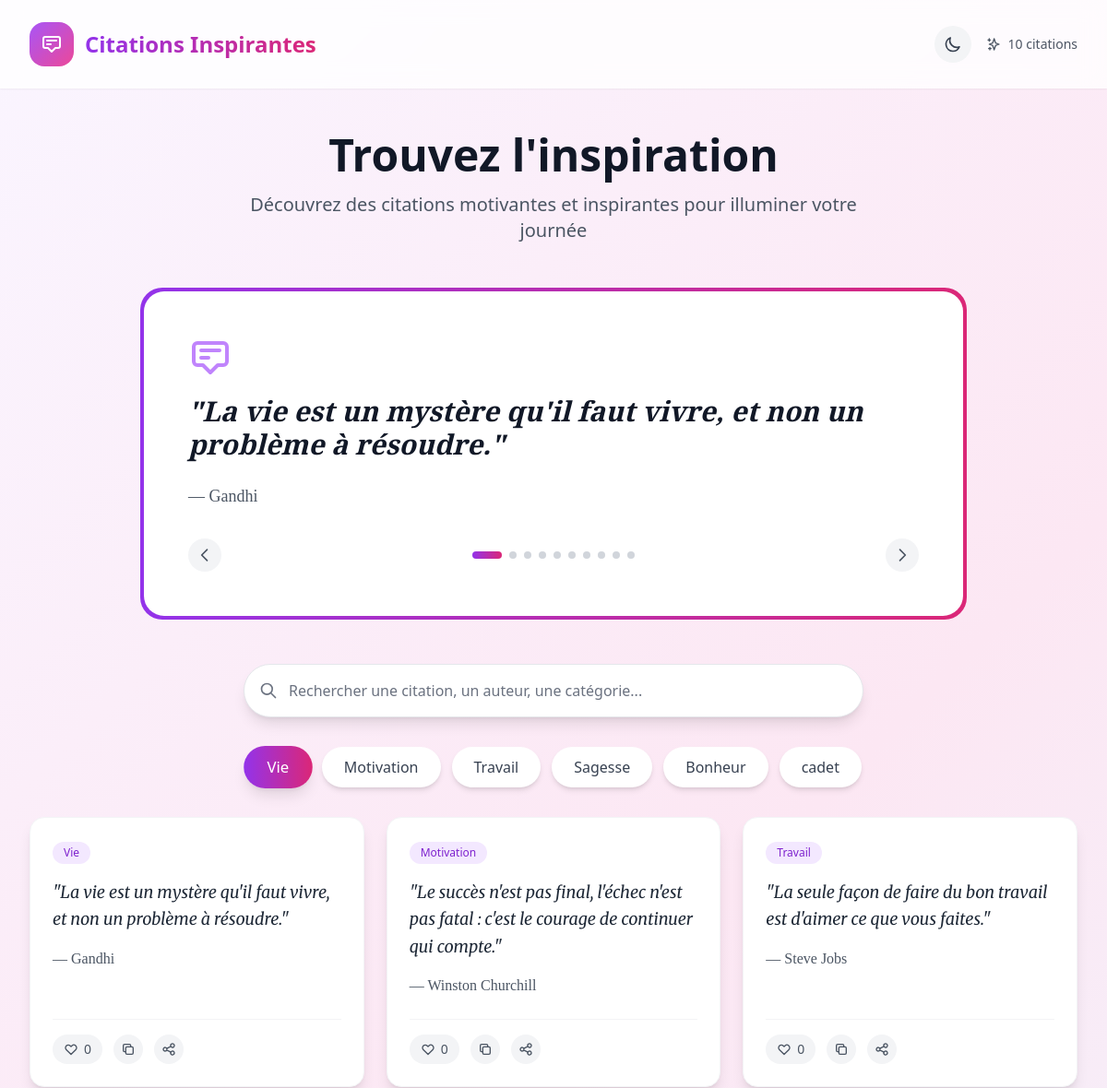
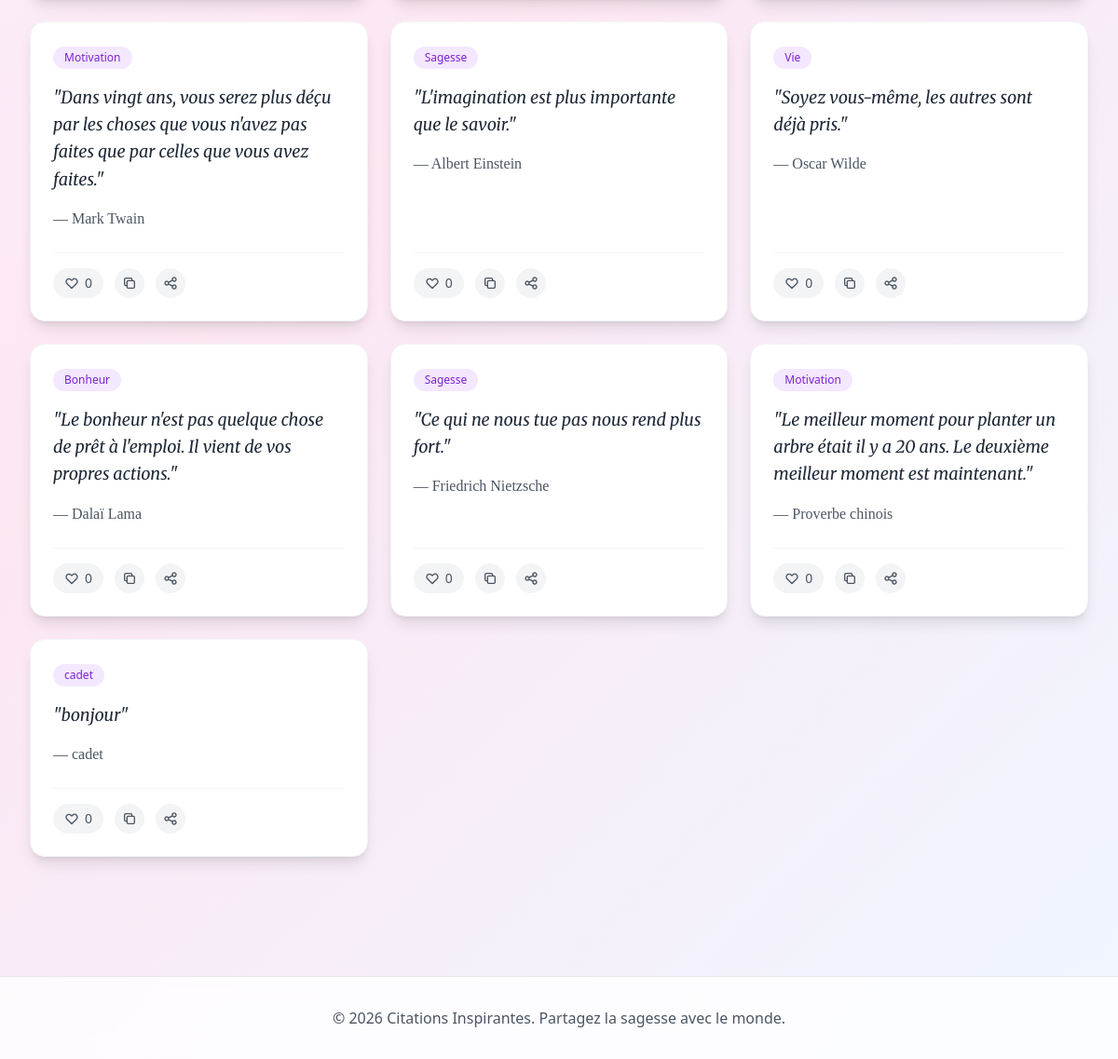
The page / on the database its author committed (2 pictures, top to bottom).
### quotes/models.py (models this page shows, shortened)
class Quote(models.Model):
    text = models.TextField()
    author = models.CharField(max_length=100)
    category = models.ForeignKey(Category, on_delete=models.CASCADE, related_name='quotes')
    created_at = models.DateTimeField(auto_now_add=True)

class Category(models.Model):
    name = models.CharField(max_length=50, unique=True)
    class Meta:
        verbose_name_plural = "Categories"

### quotes/views.py (the view)
# urls.py: path('', views.index, name='index'),
def index(request):
    get_token(request)  # Générer le token CSRF
    quotes = Quote.objects.all()
    categories = Category.objects.all()
    session_id = get_session_id(request)
    quotes_data = []
    for quote in quotes:
        liked = Like.objects.filter(quote=quote, session_id=session_id).exists()
        quotes_data.append({
            'id': quote.id,
            'text': quote.text,
            'author': quote.author,
            'category': quote.category.name,
            'likes': quote.likes.count(),
            'liked': liked
        })
    context = {
        'quotes': quotes_data,
        'categories': [cat.name for cat in categories],
        'session_id': session_id
    }
    return render(request, 'quotes/index.html', context)

### quotes/views.py (called while the page is built)
def get_session_id(request):
    if 'session_id' not in request.session:
        import uuid
        request.session['session_id'] = str(uuid.uuid4())
    return request.session['session_id']

### quotes/templates/quotes/index.html (shortened to what this page needs)
{% load static %}
<!DOCTYPE html>
<html lang="fr">
<head>
    <script src="https://cdn.tailwindcss.com"></script>
</head>
<body class="light-mode min-h-screen transition-colors duration-300">
    <header id="header" class="backdrop-blur-md bg-white/80 shadow-sm sticky top-0 z-10">
        <div class="max-w-7xl mx-auto px-4 sm:px-6 lg:px-8 py-6">
            <div class="flex items-center justify-between">
                <div class="flex items-center gap-3">
                    <div class="bg-gradient-to-br from-purple-500 to-pink-500 p-3 rounded-2xl">
                        <svg xmlns="http://www.w3.org/2000/svg" class="w-6 h-6 text-white" fill="none" viewBox="0 0 24 24" stroke="currentColor"><path stroke-linecap="round" stroke-linejoin="round" stroke-width="2" d="M7 8h10M7 12h4m1 8l-4-4H5a2 2 0 01-2-2V6a2 2 0 012-2h14a2 2 0 012 2v8a2 2 0 01-2 2h-3l-4 4z" /></svg>
                    </div>
                    <h1 class="text-2xl font-bold bg-gradient-to-r from-purple-600 to-pink-600 bg-clip-text text-transparent">Citations Inspirantes</h1>
                </div>
                <div class="flex items-center gap-4">
                    <button id="darkModeToggle" class="p-2.5 rounded-full bg-gray-100 text-gray-700 hover:bg-gray-200 transition-all">
                        <svg id="moonIcon" xmlns="http://www.w3.org/2000/svg" class="w-5 h-5" fill="none" viewBox="0 0 24 24" stroke="currentColor"><path stroke-linecap="round" stroke-linejoin="round" stroke-width="2" d="M20.354 15.354A9 9 0 018.646 3.646 9.003 9.003 0 0012 21a9.003 9.003 0 008.354-5.646z" /></svg>
                    </button>
                    <div id="quoteCount" class="flex items-center gap-2 text-sm text-gray-600">
                        <svg xmlns="http://www.w3.org/2000/svg" class="w-4 h-4" fill="none" viewBox="0 0 24 24" stroke="currentColor"><path stroke-linecap="round" stroke-linejoin="round" stroke-width="2" d="M5 3v4M3 5h4M6 17v4m-2-2h4m5-16l2.286 6.857L21 12l-5.714 2.143L13 21l-2.286-6.857L5 12l5.714-2.143L13 3z" /></svg>
                        <span>{{ quotes|length }} citations</span>
                    </div>
                </div>
            </div>
        </div>
    </header>
    <section class="max-w-7xl mx-auto px-4 sm:px-6 lg:px-8 py-12">
        <div class="text-center mb-12">
            <h2 id="heroTitle" class="text-5xl font-bold mb-4 text-gray-900">Trouvez l'inspiration</h2>
            <p id="heroSubtitle" class="text-xl max-w-2xl mx-auto text-gray-600">Découvrez des citations motivantes et inspirantes pour illuminer votre journée</p>
        </div>
        <div class="relative bg-gradient-to-r from-purple-600 to-pink-600 rounded-3xl p-1 mb-12 max-w-4xl mx-auto">
            <div id="featuredCard" class="rounded-[22px] bg-white p-8 sm:p-12 relative overflow-hidden">
                <svg xmlns="http://www.w3.org/2000/svg" class="w-12 h-12 text-purple-400 mb-4" fill="none" viewBox="0 0 24 24" stroke="currentColor"><path stroke-linecap="round" stroke-linejoin="round" stroke-width="2" d="M7 8h10M7 12h4m1 8l-4-4H5a2 2 0 01-2-2V6a2 2 0 012-2h14a2 2 0 012 2v8a2 2 0 01-2 2h-3l-4 4z" /></svg>
                <div id="featuredQuote" class="animate-fadeIn">
                    <blockquote id="featuredText" class="text-2xl sm:text-3xl font-semibold mb-6 italic text-gray-900" style="font-family: 'Playfair Display', serif;">"{{ quotes.0.text }}"</blockquote>
                    <p id="featuredAuthor" class="text-lg text-gray-600" style="font-family: 'Playfair Display', serif;">— {{ quotes.0.author }}</p>
                </div>
                <div class="flex items-center justify-between mt-8">
                    <button id="prevQuote" class="p-2 rounded-full bg-gray-100 text-gray-600 hover:bg-gray-200 transition-all"><svg xmlns="http://www.w3.org/2000/svg" class="w-5 h-5" fill="none" viewBox="0 0 24 24" stroke="currentColor"><path stroke-linecap="round" stroke-linejoin="round" stroke-width="2" d="M15 19l-7-7 7-7" /></svg></button>
                    <div id="dotsContainer" class="flex gap-2">{% for quote in quotes %}<button class="dot h-2 rounded-full transition-all {% if forloop.first %}w-8 bg-gradient-to-r from-purple-600 to-pink-600{% else %}w-2 bg-gray-300 hover:bg-gray-400{% endif %}" data-index="{{ forloop.counter0 }}"></button>{% endfor %}</div>
                    <button id="nextQuote" class="p-2 rounded-full bg-gray-100 text-gray-600 hover:bg-gray-200 transition-all"><svg xmlns="http://www.w3.org/2000/svg" class="w-5 h-5" fill="none" viewBox="0 0 24 24" stroke="currentColor"><path stroke-linecap="round" stroke-linejoin="round" stroke-width="2" d="M9 5l7 7-7 7" /></svg></button>
                </div>
            </div>
        </div>
        <div class="max-w-2xl mx-auto mb-8">
            <div id="searchContainer" class="relative flex items-center rounded-full shadow-lg bg-white border border-gray-200 transition-all">
                <svg xmlns="http://www.w3.org/2000/svg" class="absolute left-4 w-5 h-5 text-gray-500" fill="none" viewBox="0 0 24 24" stroke="currentColor"><path stroke-linecap="round" stroke-linejoin="round" stroke-width="2" d="M21 21l-6-6m2-5a7 7 0 11-14 0 7 7 0 0114 0z" /></svg>
                <input type="text" id="searchInput" placeholder="Rechercher une citation, un auteur, une catégorie..." class="w-full py-4 pl-12 pr-12 rounded-full outline-none bg-transparent text-gray-900 placeholder-gray-500"/>
            </div>
        </div>
        <div class="flex flex-wrap gap-3 justify-center">{% for category in categories %}<button class="category-btn px-6 py-2.5 rounded-full font-medium transition-all {% if forloop.first %}bg-gradient-to-r from-purple-600 to-pink-600 text-white shadow-lg scale-105{% else %}bg-white text-gray-700 hover:bg-gray-50 shadow-md hover:shadow-lg{% endif %}" data-category="{{ category }}">{{ category }}</button>{% endfor %}</div>
        <div id="quotesGrid" class="grid grid-cols-1 md:grid-cols-2 lg:grid-cols-3 gap-6 mt-8">{% for quote in quotes %}<div class="quote-card group rounded-2xl p-6 shadow-lg hover:shadow-xl transition-all duration-300 border bg-white border-gray-100 hover:border-purple-200 flex flex-col h-full" data-id="{{ quote.id }}" data-text="{{ quote.text }}" data-author="{{ quote.author }}" data-category="{{ quote.category }}" data-likes="{{ quote.likes }}"><div class="flex-grow"><div class="inline-block px-3 py-1 rounded-full text-xs font-medium mb-4 bg-purple-100 text-purple-700">{{ quote.category }}</div><blockquote class="text-lg mb-4 leading-relaxed italic text-gray-800" style="font-family: 'Merriweather', serif;">"{{ quote.text }}"</blockquote><p class="font-medium text-gray-600" style="font-family: 'Playfair Display', serif;">— {{ quote.author }}</p></div><div class="flex items-center justify-between mt-6 pt-4 border-t border-gray-100"><div class="flex items-center gap-3"><button class="like-btn flex items-center gap-1.5 px-3 py-1.5 rounded-full transition-all bg-gray-100 text-gray-600 hover:bg-red-50 hover:text-red-500" data-id="{{ quote.id }}"><svg xmlns="http://www.w3.org/2000/svg" class="heart-icon w-4 h-4 transition-all" fill="none" viewBox="0 0 24 24" stroke="currentColor"><path stroke-linecap="round" stroke-linejoin="round" stroke-width="2" d="M4.318 6.318a4.5 4.5 0 000 6.364L12 20.364l7.682-7.682a4.5 4.5 0 00-6.364-6.364L12 7.636l-1.318-1.318a4.5 4.5 0 00-6.364 0z" /></svg><span class="like-count text-sm font-medium">{{ quote.likes }}</span></button><button class="copy-btn p-2 rounded-full transition-all bg-gray-100 text-gray-600 hover:bg-purple-100 hover:text-purple-600" data-text="{{ quote.text }}" data-author="{{ quote.author }}"><svg xmlns="http://www.w3.org/2000/svg" class="w-4 h-4" fill="none" viewBox="0 0 24 24" stroke="currentColor"><path stroke-linecap="round" stroke-linejoin="round" stroke-width="2" d="M8 16H6a2 2 0 01-2-2V6a2 2 0 012-2h8a2 2 0 012 2v2m-6 12h8a2 2 0 002-2v-8a2 2 0 00-2-2h-8a2 2 0 00-2 2v8a2 2 0 002 2z" /></svg></button><button class="share-btn p-2 rounded-full transition-all bg-gray-100 text-gray-600 hover:bg-purple-100 hover:text-purple-600" data-text="{{ quote.text }}" data-author="{{ quote.author }}"><svg xmlns="http://www.w3.org/2000/svg" class="w-4 h-4" fill="none" viewBox="0 0 24 24" stroke="currentColor"><path stroke-linecap="round" stroke-linejoin="round" stroke-width="2" d="M8.684 13.342C8.886 12.938 9 12.482 9 12c0-.482-.114-.938-.316-1.342m0 2.684a3 3 0 110-2.684m0 2.684l6.632 3.316m-6.632-6l6.632-3.316m0 0a3 3 0 105.367-2.684 3 3 0 00-5.367 2.684zm0 9.316a3 3 0 105.368 2.684 3 3 0 00-5.368-2.684z" /></svg></button></div></div></div>{% endfor %}</div>
    </section>
    <footer id="footer" class="backdrop-blur-md mt-20 border-t bg-white/80 border-gray-200"><div class="max-w-7xl mx-auto px-4 sm:px-6 lg:px-8 py-8"><div class="text-center text-gray-600"><p>© 2026 Citations Inspirantes. Partagez la sagesse avec le monde.</p></div></div></footer>
</body>
</html>

### quotes/templates/quotes/index.html (style rules this page uses)
.animate-fadeIn { animation: fadeIn 0.5s ease-in-out; }
body.light-mode { background: linear-gradient(135deg, #faf5ff 0%, #fce7f3 50%, #eff6ff 100%); }

### rows shown on the page
Quote: text "La vie est un mystère qu'il faut vivre, et non un problème à résoudre.", author "Gandhi", text "La vie est un mystère qu'il faut vivre, et non un problème à résoudre.", author "Gandhi"
Category: categories "Vie", category "Vie" "Vie"
Category: categories "Motivation", category "Motivation" "Motivation" "Motivation"
Category: categories "Travail", category "Travail"
Category: categories "Sagesse", category "Sagesse" "Sagesse"
Category: categories "Bonheur", category "Bonheur"
Category: categories "cadet", category "cadet"
Quote: text "Le succès n'est pas final, l'échec n'est pas fatal : c'est le courage de continuer qui compte.", author "Winston Churchill"
Quote: text "La seule façon de faire du bon travail est d'aimer ce que vous faites.", author "Steve Jobs"
Quote: text "Dans vingt ans, vous serez plus déçu par les choses que vous n'avez pas faites que par celles que vous avez faites.", author "Mark Twain"
Quote: text "L'imagination est plus importante que le savoir.", author "Albert Einstein"
Quote: text "Soyez vous-même, les autres sont déjà pris.", author "Oscar Wilde"
Quote: text "Le bonheur n'est pas quelque chose de prêt à l'emploi. Il vient de vos propres actions.", author "Dalaï Lama"
Quote: text "Ce qui ne nous tue pas nous rend plus fort.", author "Friedrich Nietzsche"
Quote: text "Le meilleur moment pour planter un arbre était il y a 20 ans. Le deuxième meilleur moment est maintenant.", author "Proverbe chinois"
Quote: text "bonjour", author "cadet"

### other values the page prints
{{ quotes|length }} "10"
{{ quote.likes }} "0" "0" "0" "0" "0" "0" "0" "0" "0" "0"
